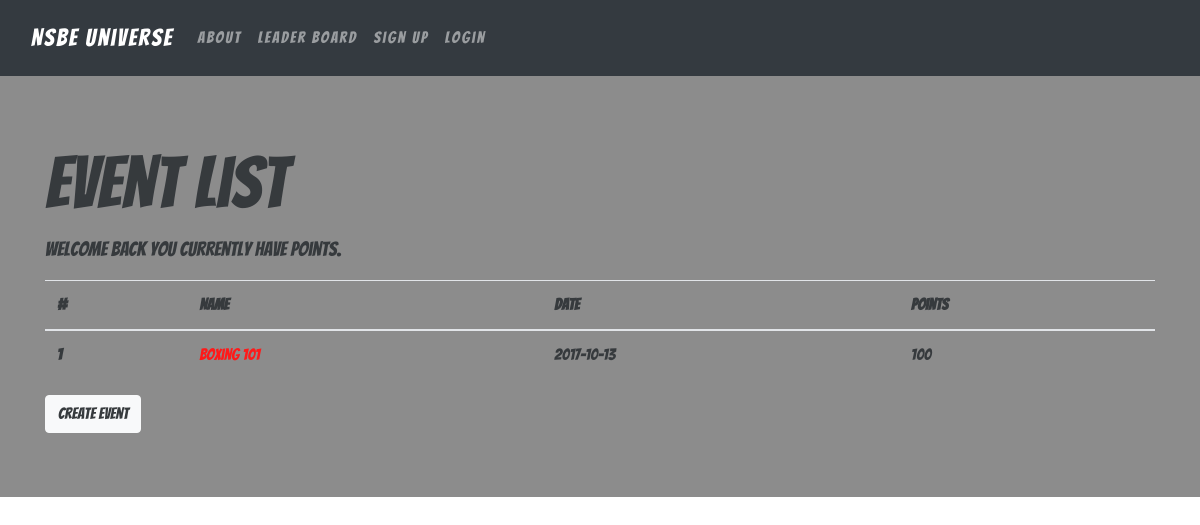
Screenshot of /events/ with the database file from the repository.
### database_setup.py (models this page shows, shortened)
class Event(Base):
    __tablename__ = 'event'
    id = Column(Integer, primary_key=True)
    name = Column(String(250), nullable=False)
    user_id = Column(Integer, ForeignKey('user.id'))
    points = Column(Integer, nullable=False)
    address = Column(String(250), nullable=False)
    details = Column(String(250), nullable=False)
    picture = Column(String(250))
    date = Column(String(50), nullable=False)
    url = Column(Text)

### nsbeu.py (the view)
@app.route('/events/')
def showEvents():
    events = session.query(Event).all()
    creator = getUserInfo(Event.user_id)
    current_user = getUserInfo(User.id)
    return render_template('eventList.html', events=events, current_user=current_user, creator=creator)

### nsbeu.py (called while the page is built)
def getUserInfo(user_id):
    user = session.query(User).filter_by(id=user_id).first()
    return user

### templates/eventList.html
{% extends "base.html" %}
{% block content %}
<div class="jumbotron jumbotron-fluid">
  <div class="container">
    <h1 class="display-3">Event List</h1>
    <p class="lead">Welcome back {{session.alias}} you currently have {{session.points}} points.</p>
    <table class="table table-inverse">
      <thead>
        <tr>
          <th>#</th>
          <th>Name</th>
          <th>Date</th>
          <th>Points</th>
        </tr>
      </thead>
      <tbody>
        {% for event in events %}
        <tr>
          <th scope="row">{{event.id}}</th>
          <td><a href="{{url_for('eventDetail', event_id=event.id)}}">{{event.name}}</a></td>
          <td>{{event.date}}</td>
          <td>{{event.points}}</td>
        </tr>
        {% endfor %}
      </tbody>
    </table>
    <a class= "btn btn-light" href="{{url_for('createEvent')}}">Create Event</a>
  </div>
</div>
{% endblock %}

### static/css/app.css (style rules this page uses)
html, body { font-family: 'Bangers', cursive; font-size: 1em; width: 100%; height: 100%; }
body { background: url(http://i.imgur.com/asLW3N6.jpg) no-repeat center center fixed; background-size: cover; }
a { color: red; }
.jumbotron { background-color: grey; opacity: .9; }

### rows the page displays
Event: id "1", name "Boxing 101", date "2017-10-13", points "100"
